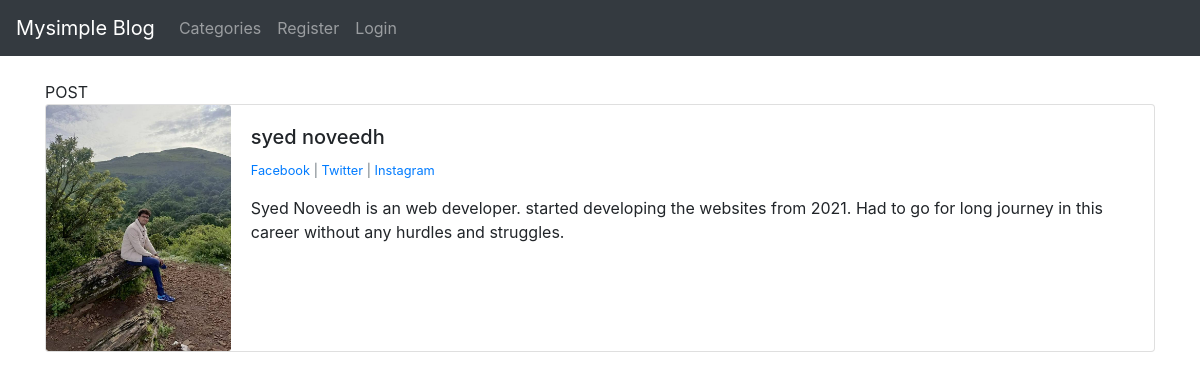
/members/1/profile/, run on the app's committed database.
### mysimpleblog/models.py (models this page shows, shortened)
class Profile(models.Model):
    user = models.OneToOneField(User, null=True, on_delete=models.CASCADE)
    bio = models.TextField()
    profile_pic = models.ImageField(null = True, blank = True, upload_to = "images/profile/")
    website_url = models.CharField(max_length=255, null=True, blank=True)
    facebook_url = models.CharField(max_length=255, null=True, blank= True)
    twitter_url = models.CharField(max_length=255, null=True, blank=True)
    instagram_url = models.CharField(max_length=255, null=True, blank= True)
    pinterest_url = models.CharField(max_length=255, null=True, blank= True)

### members/views.py (the view)
# urls.py: path('<int:pk>/profile/', ShowProfilePage.as_view(),name='show_profile_page'),
class ShowProfilePage(DetailView):
    model = Profile
    template_name='registration/user_profile.html'
    def get_context_data(self, *args, **kwargs):
        users = Profile.objects.all()
        context = super(ShowProfilePage, self).get_context_data(*args, **kwargs)
        page_user = get_object_or_404(Profile, id= self.kwargs['pk'])
        context["page_user"] = page_user
        return context

### members/templates/registration/user_profile.html (shortened to what this page needs)
{% extends 'base.html' %}
{% load static %}
{% block content %}
<h1> POST </h1>
<div class="card mb-3">
  <div class="row no-gutters">
    <div class="col-md-2">
{% if page_user.profile_pic %}
        <img src="{{ page_user.profile_pic.url }}" class="card-img">
{% else %}
        <img src="{% static 'mysimpleblog/images/default_profile_pic.jpg' %}" class="card-img">
{% endif %}
    </div>
    <div class="col-md-10">
      <div class="card-body">
        <h5 class="card-title">{{ page_user.user.first_name }} {{ page_user.user.last_name }} </h5>
        <p class = "small text-muted">
            {% if page_user.facebook_url %}
                <a href="{{ page_user.facebook_url }}">Facebook </a>
            {% endif %}
            {% if page_user.twitter_url %}
               | <a href="{{ page_user.twitter_url }}">Twitter </a>
            {% endif %}
            {% if page_user.instagram_url %}
               | <a href="{{ page_user.instagram_url }}">Instagram </a>
            {% endif %}
        </p>
        <p class="card-text">{{ page_user.bio }}</p>
      </div>
    </div>
  </div>
</div>
<br></br>
{% endblock %}

### data on the page
Profile: profile_pic (picture), user.first_name "syed", user.last_name "noveedh", bio "Syed Noveedh is an web developer. started developing the websites from 2021. Had to go for long journey in this career without any hurdles and struggles."
